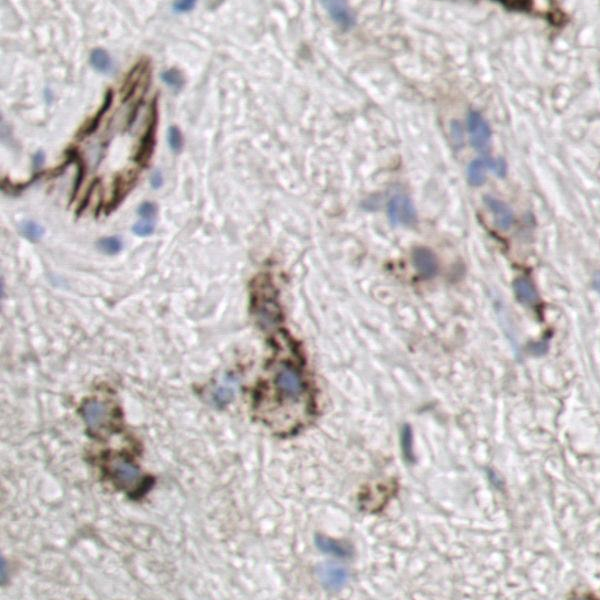
#> input picture test_images/Da433_5_01_test_2.png, 600 x 600 px, found by its file name
$ jupyter execute bioml_notebook_linear_algebra.ipynb
#> lines starting #> are read from the running program, lines starting #| are printed output that depends on the picture; long printed decimals are rounded
[cell 1]
"""
Linear Algebra in Machine Learning: A Comprehensive Demonstration
==================================================================
This code demonstrates key linear algebra concepts with a practical ML use case:
- One example Dimensionality reduction of handwritten digit images using PCA
"""

import numpy as np
import matplotlib.pyplot as plt
from sklearn.datasets import load_digits
from sklearn.model_selection import train_test_split
from sklearn.neighbors import KNeighborsClassifier
from sklearn.metrics import accuracy_score
import time

# Set random seed for reproducibility
np.random.seed(42)


# ============================================================================
# PART 1: VECTOR OPERATIONS
# ============================================================================

def demonstrate_vector_operations():
    """Demonstrate basic vector operations used in ML"""
    print("=" * 80)
    print("PART 1: VECTOR OPERATIONS")
    print("=" * 80)

    # Vectors representing feature vectors in ML
    v1 = np.array([1, 2, 3, 4])
    v2 = np.array([5, 6, 7, 8])

    print(f"\nVector 1: {v1}")
    print(f"Vector 2: {v2}")

    # Dot product (similarity measure in ML)
    dot_product = np.dot(v1, v2)
    print(f"\nDot Product (similarity): {dot_product}")

    # Vector magnitude (L2 norm) # Euclidean #
    magnitude_v1 = np.linalg.norm(v1)
    print(f"Magnitude of v1 (L2 norm/ Euclidean): {magnitude_v1:.4f}")

    # Cosine similarity (used in recommendation systems)
    cosine_sim = dot_product / (np.linalg.norm(v1) * np.linalg.norm(v2))
    print(f"Cosine Similarity: {cosine_sim:.4f}")

    # Vector projection (used in dimensionality reduction)
    projection = (np.dot(v1, v2) / np.dot(v2, v2)) * v2
    print(f"Projection of v1 onto v2: {projection}")

    return v1, v2

[cell 2]
demonstrate_vector_operations()

[cell 3]
# ============================================================================
# PART 2: EIGENVALUES AND EIGENVECTORS
# ============================================================================

def demonstrate_eigen_decomposition():
    """Demonstrate eigenvalue decomposition with a covariance matrix"""
    print("\n" + "=" * 80)
    print("PART 2: EIGENVALUES AND EIGENVECTORS")
    print("=" * 80)

    # Create a sample covariance matrix (symmetric positive semi-definite)
    # This represents correlations between features in a dataset
    cov_matrix = np.array([
        [4.0, 2.0, 0.5],
        [2.0, 3.0, 1.0],
        [0.5, 1.0, 2.0]
    ])

    print("\nCovariance Matrix:")
    print(cov_matrix)

    # Compute eigenvalues and eigenvectors
    eigenvalues, eigenvectors = np.linalg.eig(cov_matrix)

    print("\nEigenvalues (variance explained by each principal component):")
    for i, val in enumerate(eigenvalues):
        print(f"  λ{i + 1} = {val:.4f}")

    print("\nEigenvectors (principal component directions):")
    for i in range(len(eigenvectors)):
        print(f"  v{i + 1} = {eigenvectors[:, i]}")

    # Verify: A * v = λ * v
    print("\nVerification (A*v = λ*v for first eigenvector):")
    Av = cov_matrix @ eigenvectors[:, 0]
    lambda_v = eigenvalues[0] * eigenvectors[:, 0]


    print(f"  A*v = {Av}")
    print(eigenvalues[0], eigenvectors[:, 0])
    print(f"  λ*v = {lambda_v}")
    print(f"  Equal => {np.allclose(Av, lambda_v)}")

    # Verify all eigenvectors
    print("\nVerifying all eigenvectors:")
    for i in range(len(eigenvalues)):
        Av = cov_matrix @ eigenvectors[:, i]
        lambda_v = eigenvalues[i] * eigenvectors[:, i]
        is_equal = np.allclose(Av, lambda_v)
        print(f"  Eigenvector {i+1}: A*v = λ*v => {is_equal}")

    return eigenvalues, eigenvectors

[cell 4]
demonstrate_eigen_decomposition()

[cell 5]
eigenvalues, eigenvectors = demonstrate_eigen_decomposition()

# Visualize variance explained
plt.figure(figsize=(10, 4))

plt.subplot(1, 2, 1)
plt.bar(range(1, len(eigenvalues) + 1), eigenvalues, color='steelblue')
plt.xlabel('Principal Component')
plt.ylabel('Eigenvalue (Variance)')
plt.title('Variance Explained by Each Component')
plt.xticks(range(1, len(eigenvalues) + 1))

plt.subplot(1, 2, 2)
cumsum = np.cumsum(eigenvalues) / np.sum(eigenvalues) * 100
plt.plot(range(1, len(eigenvalues) + 1), cumsum, 'o-', color='darkgreen', linewidth=2)
plt.xlabel('Number of Components')
plt.ylabel('Cumulative Variance Explained (%)')
plt.title('Cumulative Variance Explained')
plt.grid(True, alpha=0.3)
plt.xticks(range(1, len(eigenvalues) + 1))
plt.ylim([0, 105])

plt.tight_layout()
plt.show()
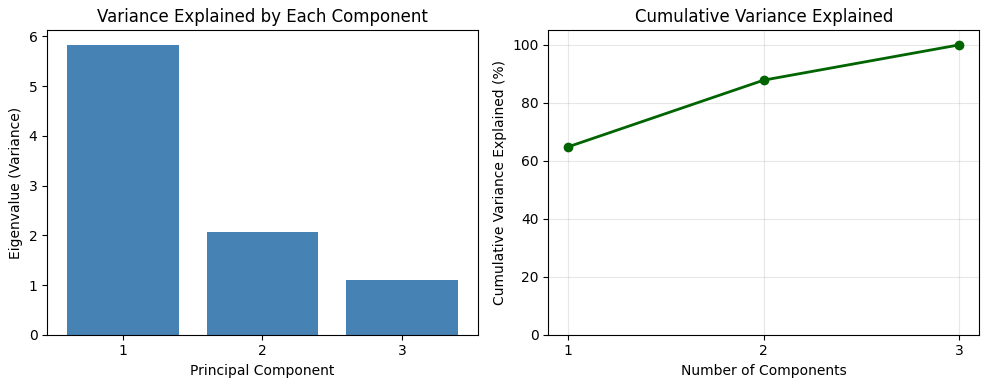
#> figure drawn by matplotlib, 2 panels; panel 1: tallest bar 5.83 high, from x = 0.6 to 1.4

[cell 6]
from google.colab import drive
drive.mount('/content/gdrive', force_remount=True)

[cell 7]
import cv2
img_ref = cv2.imread(r'/content/gdrive/MyDrive/POET_2021/Da433_5_01_test_2.png')
#> img_ref is the input picture: shape (600, 600, 3); mean B, G, R 196.6, 195.6, 201.9
print(img_ref.shape)
#| (600, 600, 3)

[cell 8]
def pca_on_image_colors(image):
    """
    Perform PCA on image color channels
    """
    # Reshape and normalize
    pixels = image.reshape(-1, 3).astype(np.float32) / 255.0

    # Center the data (subtract mean)
    mean = np.mean(pixels, axis=0)
#> mean = [0.77, 0.766, 0.791]
    centered_pixels = pixels - mean

    # Compute covariance matrix
    cov_matrix = np.cov(centered_pixels.T)
#> cov_matrix = [[0.0176, 0.0162, 0.015], [0.0162, 0.0157, 0.0145], [0.015, 0.0145, 0.0143]]

    # Eigenvalue decomposition
    eigenvalues, eigenvectors = np.linalg.eig(cov_matrix)
#> eigenvalues = [0.0464, 0.000894, 0.000334]; eigenvectors = [[-0.608, -0.683, 0.406], [-0.578, 0.0297, -0.815], [-0.545, 0.73, 0.413]]

    # Sort by eigenvalue (descending)
    idx = eigenvalues.argsort()[::-1]
#> idx = [0, 1, 2]
    eigenvalues = eigenvalues[idx]
    eigenvectors = eigenvectors[:, idx]

    print("="*60)
    print("PCA RESULTS:")
    print("="*60)

    total_variance = np.sum(eigenvalues)
#> total_variance = 0.0476
    for i, (val, vec) in enumerate(zip(eigenvalues, eigenvectors.T)):
        percent = (val / total_variance) * 100
        print(f"\nPrincipal Component {i+1}:")
        print(f"  Eigenvalue: {val:.6f}")
        print(f"  Variance explained: {percent:.2f}%")
        print(f"  Direction: {vec}")
#> this loop made 3 passes
#> (val, vec, percent) on passes 1 to 3: (0.0464, [-0.608, -0.578, -0.545], 97.42), (0.000894, [-0.683, 0.0297, 0.73], 1.88), (0.000334, [0.406, -0.815, 0.413], 0.701)
#| Principal Component 1:
#|   Eigenvalue: 0.04637
#|   Variance explained: 97.42%
#|   Direction: [-0.6076 -0.5782 -0.5446]
#| Principal Component 2:
#|   Eigenvalue: 0.000894
#|   Variance explained: 1.88%
#|   Direction: [-0.6827  0.02967  0.7301]
#| Principal Component 3:
#|   Eigenvalue: 0.000334
#> (further printed lines are left out)

    # Cumulative variance
    cumsum = np.cumsum(eigenvalues) / total_variance * 100
#> cumsum = [97.42, 99.3, 100]
    print(f"\nCumulative variance with 2 components: {cumsum[1]:.2f}%")
#| Cumulative variance with 2 components: 99.30%

    return eigenvalues, eigenvectors, mean
# Run PCA
eigenvalues, eigenvectors, mean = pca_on_image_colors(img_ref)
#> eigenvalues = [0.0464, 0.000894, 0.000334]; mean = [0.77, 0.766, 0.791]

# Visualize eigenvalues
plt.figure(figsize=(10, 4))

plt.subplot(1, 2, 1)
plt.bar([1, 2, 3], eigenvalues, color=['red', 'green', 'blue'], alpha=0.7)
plt.xlabel('Principal Component', fontsize=12)
plt.ylabel('Eigenvalue (Variance)', fontsize=12)
plt.title('Variance Explained by Each Component', fontsize=14, fontweight='bold')
plt.xticks([1, 2, 3], ['PC1', 'PC2', 'PC3'])
plt.grid(True, alpha=0.3, axis='y')

plt.subplot(1, 2, 2)
cumsum = np.cumsum(eigenvalues) / np.sum(eigenvalues) * 100
#> cumsum = [97.42, 99.3, 100]
plt.plot([1, 2, 3], cumsum, 'o-', linewidth=2, markersize=10, color='darkblue')
plt.xlabel('Number of Components', fontsize=12)
plt.ylabel('Cumulative Variance Explained (%)', fontsize=12)
plt.title('Cumulative Variance', fontsize=14, fontweight='bold')
plt.xticks([1, 2, 3])
plt.ylim([0, 105])
plt.grid(True, alpha=0.3)

plt.tight_layout()
plt.show()
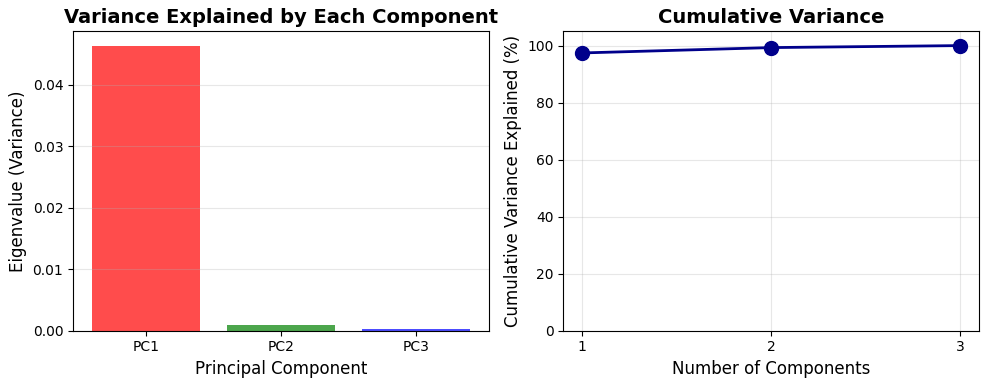
#> figure drawn by matplotlib, 2 panels; panel 1: tallest bar 0.0464 high, from x = 0.6 to 1.4

$ run again, with test_images/Da432_8_01_test_1.png copied over test_images/Da433_5_01_test_2.png
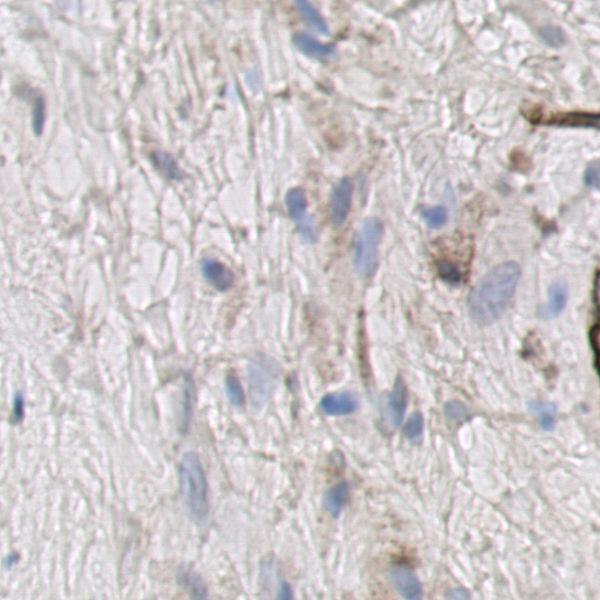
#> input picture test_images/Da432_8_01_test_1.png, 600 x 600 px, found by its file name
#> img_ref is the input picture: shape (600, 600, 3); mean B, G, R 203.4, 201.4, 207.1
#| (600, 600, 3)
#> in pca_on_image_colors, `mean = np.mean(pixels, axis=0)`: mean = [0.797, 0.789, 0.811]
#> cov_matrix = [[0.00869, 0.00825, 0.00798], [0.00825, 0.0086, 0.0083], [0.00798, 0.0083, 0.0088]]
#> in pca_on_image_colors, `eigenvalues, eigenvectors = np.linalg.eig(cov_matrix)`: eigenvalues = [0.025, 0.000759, 0.000275]; eigenvectors = [[-0.574, -0.708, 0.412], [-0.58, -0.00366, -0.815], [-0.578, 0.707, 0.408]]
#> idx = [0, 1, 2]
#> total_variance = 0.0261
#> the loop in pca_on_image_colors, `for i, (val, vec) in enumerate(zip(eigenvalues, eigenvectors.T)):` made 3 passes
#> (val, vec, percent) on passes 1 to 3: (0.025, [-0.574, -0.58, -0.578], 96.03), (0.000759, [-0.708, -0.00366, 0.707], 2.91), (0.000275, [0.412, -0.815, 0.408], 1.06)
#> (printed output is left out)
#> in pca_on_image_colors, `cumsum = np.cumsum(eigenvalues) / total_variance * 100`: cumsum = [96.03, 98.94, 100]
#| Cumulative variance with 2 components: 98.94%
#> `eigenvalues, eigenvectors, mean = pca_on_image_colors(img_ref)`: eigenvalues = [0.025, 0.000759, 0.000275]; mean = [0.797, 0.789, 0.811]
#> `cumsum = np.cumsum(eigenvalues) / np.sum(eigenvalues) * 100`: cumsum = [96.03, 98.94, 100]
#> `plt.show()`:
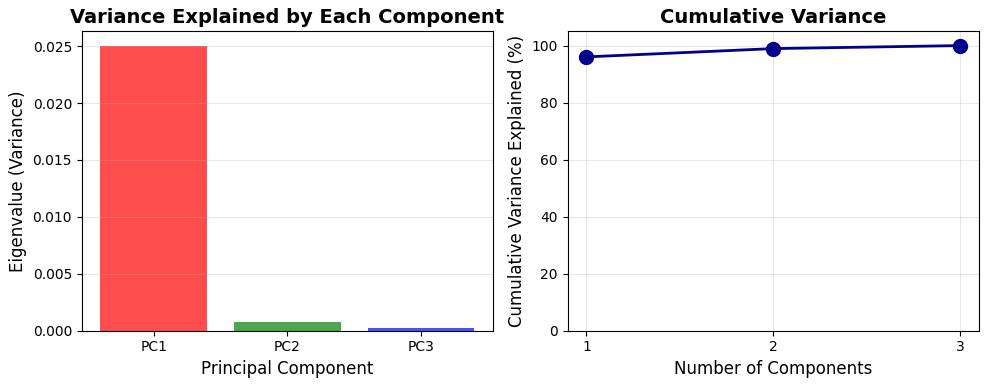
#> figure drawn by matplotlib, 2 panels; panel 1: tallest bar 0.025 high, from x = 0.6 to 1.4
